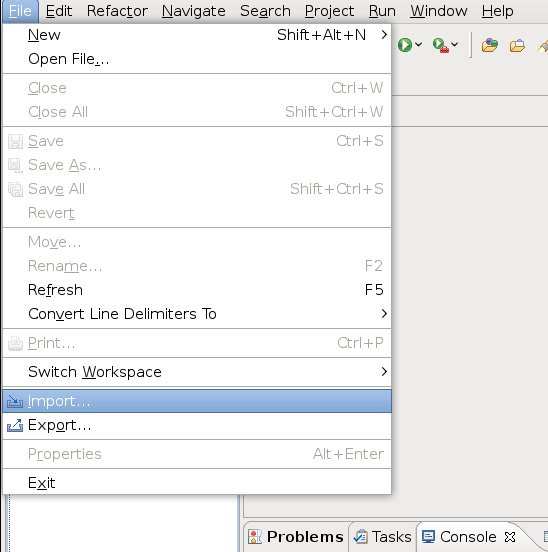
#> input picture Extended-Kalman-Filter/ide_profiles/Eclipse/images/Capture-EclipseMenuFileImport.jpg, 548 x 552 px
$ python -i utilities.py   (imports and definitions only)   (older library calls are emulated)
#> lines starting #> are read from the running program, lines starting #| are printed output that depends on the picture
import numpy as np
import cv2
import matplotlib.pyplot as plt
import matplotlib.image as mpimg
from mpl_toolkits.mplot3d import Axes3D
# evenly sampled time at 200ms intervals


#def draw_boxes(img, bboxes, preds, show_all=False, color_p=(0, 0, 255), color_f=(128, 128, 128), thick=6):
# [12 lines left out: function draw_boxes, not called in this run]

class ColorHist:
    #based on color_hist() from lession.py
    # [50 lines left out: functions __init__, show, not called in this run]

class ColorSpace:
    '''
    Take in an image, covert it into given color space, and store the converted image into self.cvt_img
    This class can show the source image and each channel of the converted image.
    This class can plot pixel distributions in converted color space

    '''
    valid_formats = ('rgb', 'hsv', 'hls', 'yrb', 'lab', 'yuv')
    def __init__(self, img, to='rgb'):
        self.img = img
        self.format = to
        self.cvtColor(to)
    def cvtColor(self, to='rgb'):
        if to not in self.valid_formats:
            print ("invalid color for converting to:", to)
            return
        if to=='rgb':
            self.cvt_img = self.img
        if to=='hsv':
            self.cvt_img = cv2.cvtColor(self.img, cv2.COLOR_RGB2HSV)
        if to=='hls':
            self.cvt_img = cv2.cvtColor(self.img, cv2.COLOR_RGB2HLS)
        if to=='gray':
            gray = cv2.cvtColor(self.img, cv2.COLOR_RGB2HLS)
            self.cvt_img = [gray, gray, gray]
        if to=='yrb':
            self.cvt_img = cv2.cvtColor(self.img, cv2.COLOR_RGB2YCrCb)
        if to=='lab':
            self.cvt_img = cv2.cvtColor(self.img, cv2.COLOR_RGB2LAB)
        if to=='yuv':
            self.cvt_img = cv2.cvtColor(self.img, cv2.COLOR_RGB2YUV)

    # [20 lines left out: function show, not called in this run]


    def plot3d(self, pixels, colors_rgb, axis_labels=list("RGB"), axis_limits=[(0, 255), (0, 255), (0, 255)]):
        """Plot pixels in 3D."""

        # Create figure and 3D axes
        fig = plt.figure(figsize=(8, 8))
        ax = Axes3D(fig)

        # Set axis limits
        ax.set_xlim(*axis_limits[0])
        ax.set_ylim(*axis_limits[1])
        ax.set_zlim(*axis_limits[2])

        # Set axis labels and sizes
        ax.tick_params(axis='both', which='major', labelsize=14, pad=8)
        ax.set_xlabel(axis_labels[0], fontsize=16, labelpad=16)
        ax.set_ylabel(axis_labels[1], fontsize=16, labelpad=16)
        ax.set_zlabel(axis_labels[2], fontsize=16, labelpad=16)

        # Plot pixel values with colors given in colors_rgb
        ax.scatter(
            pixels[:, :, 0].ravel(),
            pixels[:, :, 1].ravel(),
            pixels[:, :, 2].ravel(),
            c=colors_rgb.reshape((-1, 3)), edgecolors='none')

        return ax  # return Axes3D object for further manipulation

    def plot_color_3d(self):
        # Select a small fraction of pixels to plot by subsampling it
        scale = max(self.img.shape[0], self.img.shape[1], 64) / 64  # at most 64 rows and columns
#> scale = 8.62
        img_small_RGB = cv2.resize(self.img, (np.int(self.img.shape[1] / scale), np.int(self.img.shape[0] / scale)), interpolation=cv2.INTER_NEAREST)
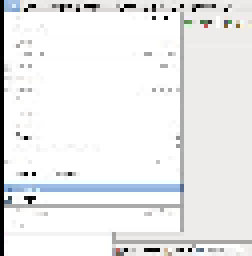
#> img_small_RGB: shape (64, 63, 3) (shown 4 times larger); mean R, G, B 234.7, 235.3, 235.6
        img_small_rgb = img_small_RGB / 255.  # scaled to [0, 1], only for plotting
        img_small_cvt = cv2.resize(self.cvt_img, (np.int(self.img.shape[1] / scale), np.int(self.img.shape[0] / scale)), interpolation=cv2.INTER_NEAREST)

        # Plot and show
        self.plot3d(img_small_RGB, img_small_rgb)
        plt.show()

        self.plot3d(img_small_cvt, img_small_rgb, axis_labels=list(self.format))
        plt.show()


from sklearn.preprocessing import StandardScaler

from skimage.feature import hog
# Define a function to return HOG features and visualization
# [37 lines left out: functions get_hog_features, bin_spatial, add_heat, not called in this run]

from scipy.ndimage.measurements import label
# [17 lines left out: function draw_labeled_bboxes, not called in this run]

#fireworks
#roll in the deep
#strip that down (feat. Quavo)
#cool kids
#feel it still
#E.T
#Praying
#Stay
#love so soft
#cake by the ocean
#teenage dream
#too good at goodbyes
#rumor has it
#handclap

>>> import cv2
>>> picture = cv2.cvtColor(cv2.imread('../Extended-Kalman-Filter/ide_profiles/Eclipse/images/Capture-EclipseMenuFileImport.jpg'), cv2.COLOR_BGR2RGB)
>>> result = ColorSpace(picture).plot_color_3d()

$ run again, on Extended-Kalman-Filter/ide_profiles/Eclipse/images/Capture-EclipseProjectsIntoWorkspace.jpg
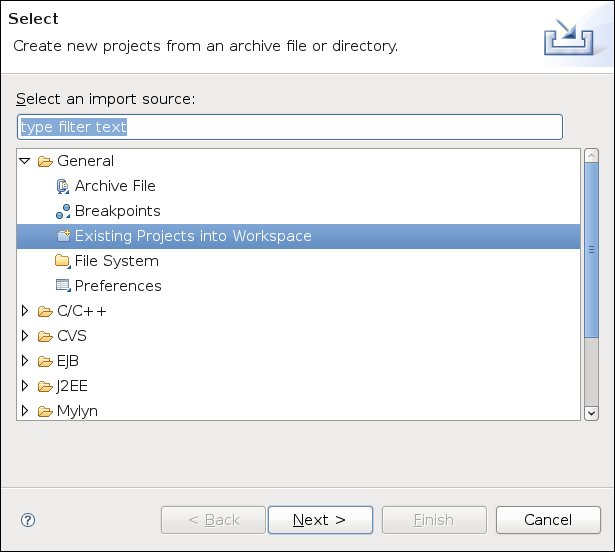
#> input picture Extended-Kalman-Filter/ide_profiles/Eclipse/images/Capture-EclipseProjectsIntoWorkspace.jpg, 615 x 552 px
#> in plot_color_3d, `img_small_RGB = cv2.resize(self.img, (np.int(self.img.shape[1] / scale..`:
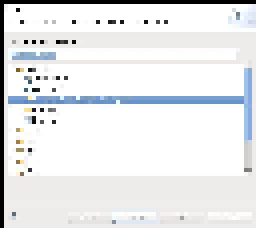
#> img_small_RGB: shape (57, 64, 3) (shown 4 times larger); mean R, G, B 231.2, 232.6, 234

$ run again, on Extended-Kalman-Filter/ide_profiles/Eclipse/images/Capture-Import-2.png
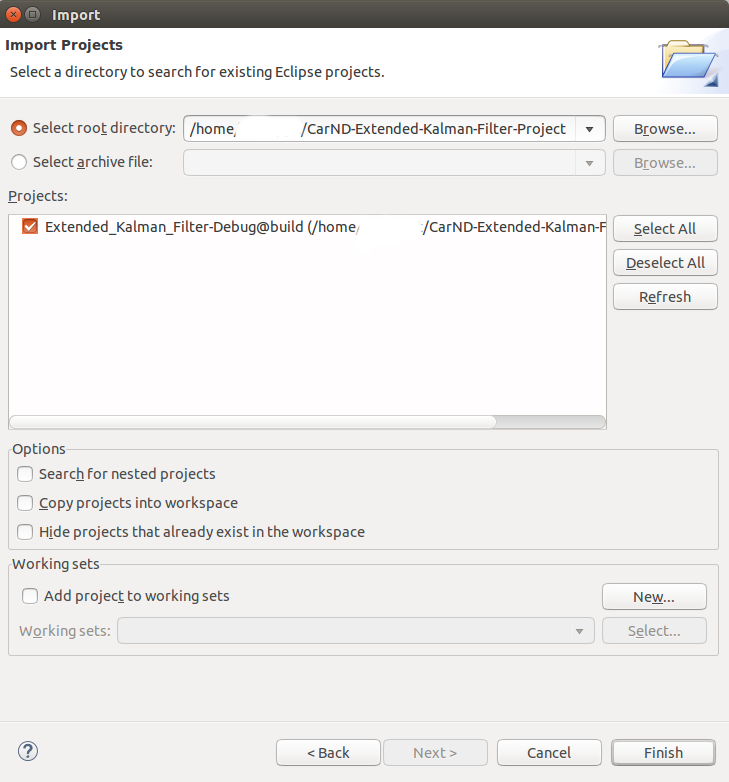
#> input picture Extended-Kalman-Filter/ide_profiles/Eclipse/images/Capture-Import-2.png, 729 x 782 px
#> in plot_color_3d, `img_small_RGB = cv2.resize(self.img, (np.int(self.img.shape[1] / scale..`:
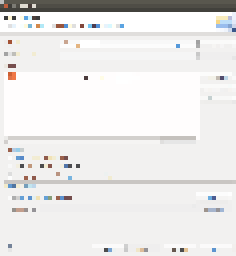
#> img_small_RGB: shape (64, 59, 3) (shown 4 times larger); mean R, G, B 234.1, 232.9, 232.1
